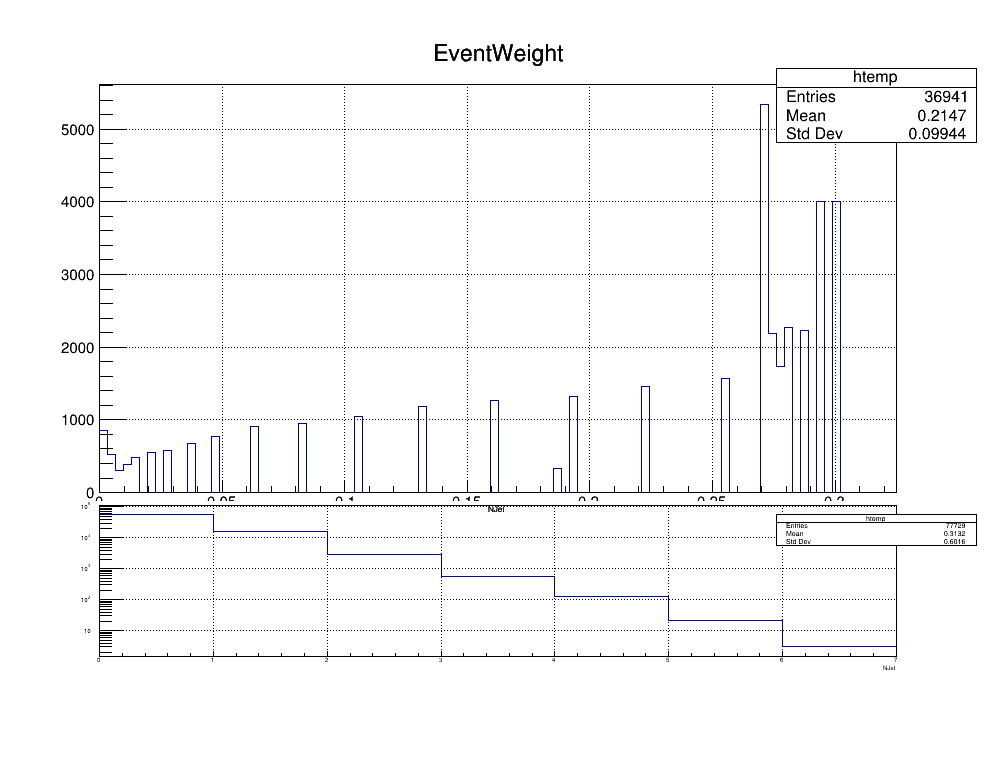

Reproduce this figure in Python.
# -*- coding: utf-8 -*-
from canvases import canvases as cv
import ROOT as r

f1 = r.TFile.Open("files/ttbar.root")
f2 = r.TFile.Open("files/dy.root")


t1 = f1.events
t2 = f2.events




micanvas = cv() #Creamos el objeto de clase canvases
micanvas.MakeCanvas2Pad()
micanvas.SetName("prueba")

c = micanvas.GetCanvas()
p1 = c.GetPad(1)
p1.cd()
t1.Draw("EventWeight")

p2 = c.GetPad(2)
p2.SetLogy()

p2.cd()
t2.Draw("NJet")

c.Print('prueba.png', 'png')
